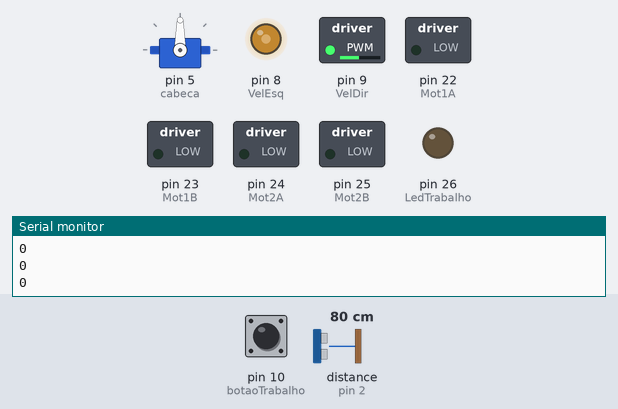
Bench run of a sketch on a simulated Arduino Mega 2560, built with avr-gcc and run on an emulated ATmega2560. Parts: servo, switched loads named in the sketch (green lamp = pin HIGH), output pins drawn as LEDs (lit = HIGH), the last lines printed to the serial monitor. The inputs (shaded band) are chosen by the test bench; at power-on: pin 10 (botaoTrabalho) LOW, distance to the obstacle (sensor on pin 2) 80 cm. The echo pulse lasts 58.3 µs per cm; random numbers use the default seed unless the sketch sets one.

Above: at 2.5 s.
2.6 s: pin 10 (botaoTrabalho) pulled HIGH for 1 s
At 3.2 s:
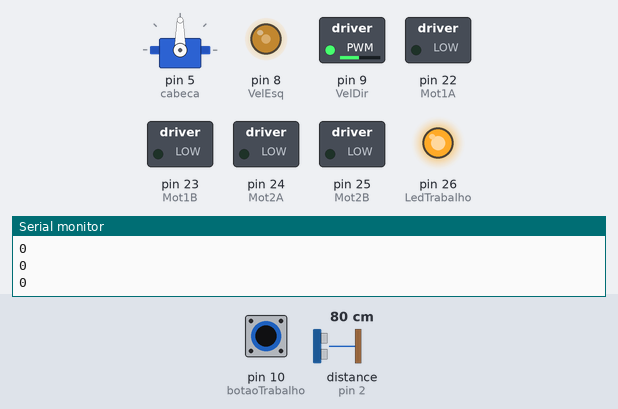
5.6 s: distance to the obstacle (sensor on pin 2) set to 17 cm
7.1 s: distance to the obstacle (sensor on pin 2) set to 13 cm
At 7.8 s:
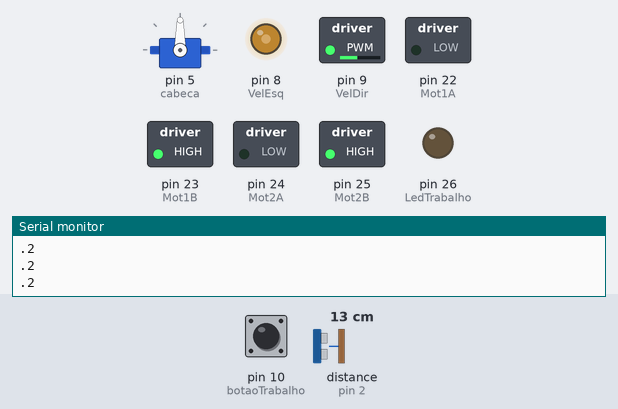
10.1 s: pin 10 (botaoTrabalho) pulled HIGH for 3.2 s
At 10.9 s:
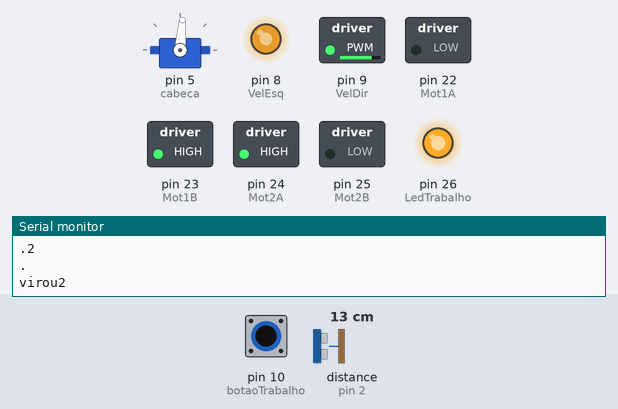
Timing chart, 0 to 18.8 s (numbered marks = the images above; inputs shaded):
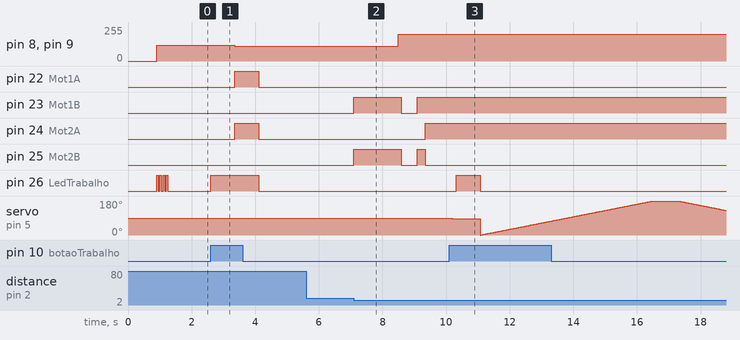

The sketch:

Charles_3.0v.ino
```cpp
#include <Servo.h> //biblioteca responsavel por controlar os servos
#include <NewPing.h>
#include <Ultrasonic.h>
//---------------
#define bracodir 7
#define bracoesq 6 //definiçoes das partes braço e cabeça
#define cabeca 5
//---------------
#define Triger_Ultra 3
#define Echo_Ultra 2 //Defines do sensor ultra sonico
#define Max_Distance 100
#define Min_Distance 15
Ultrasonic ultrasonic(Triger_Ultra, Echo_Ultra);
//---------------
#define Mot1A 22
#define Mot1B 23
                //Defines dos motores
#define Mot2A 24
#define Mot2B 25

#define VelEsq 8 //controle de velocidade dos motores
#define VelDir 9

#define VelFrent 110
#define VelVirar 200
//--------------
int trabalho = 0; //Sistemas de trabalho

#define botaoTrabalho 10
#define LedTrabalho 26
Servo PServo; //instancia do objeto Servo.


void setup() {
  Stodos(90,90,90);

  pinMode(LedTrabalho, OUTPUT);
  pinMode(VelEsq, OUTPUT);
  pinMode(VelDir, OUTPUT);
  pinMode(Mot1A,OUTPUT);
  pinMode(Mot1B,OUTPUT);
  pinMode(Mot2A,OUTPUT);
  pinMode(Mot2B,OUTPUT);
  ForcaMotor(120);
  randomSeed(analogRead(A0));
  pinMode(botaoTrabalho,INPUT);

  InicializacaoDeLed();

  Serial.begin(9600);
  //AnimVideo();
}

void loop() {

  Serial.println(trabalho);
  ControlTrabalho();
  EscolhaDoTrabalho();

}
```

Motores.ino
```cpp
void MotorDir(int dir){ //Void responsavel por definir a direção dos motores
    switch(dir){
      case 0:
        digitalWrite(Mot2A, LOW);
        digitalWrite(Mot2B, LOW);
        digitalWrite(Mot1A, LOW);
        digitalWrite(Mot1B, LOW);
        break;
      case 1:
        digitalWrite(Mot2A, HIGH);
        digitalWrite(Mot2B, LOW);
        digitalWrite(Mot1A, HIGH);
        digitalWrite(Mot1B, LOW);
        break;
      case -1:
        digitalWrite(Mot2A, LOW);
        digitalWrite(Mot2B, HIGH);
        digitalWrite(Mot1A, LOW);
        digitalWrite(Mot1B, HIGH);
        break;
      case 2:
        digitalWrite(Mot2A, HIGH);
        digitalWrite(Mot2B, LOW);
        digitalWrite(Mot1A, LOW);
        digitalWrite(Mot1B, HIGH);
        break;
      case 3:
        digitalWrite(Mot2A, LOW);
        digitalWrite(Mot2B, HIGH);
        digitalWrite(Mot1A, HIGH);
        digitalWrite(Mot1B, LOW);
       break;
      case 4:
        digitalWrite(Mot2A, HIGH);
        digitalWrite(Mot2B, LOW);
        digitalWrite(Mot1A, LOW);
        digitalWrite(Mot1B, LOW);
        break;
      case 5:
        digitalWrite(Mot2A, LOW);
        digitalWrite(Mot2B, LOW);
        digitalWrite(Mot1A, LOW);
        digitalWrite(Mot1B, HIGH);
        break;
    }


}


void Mot_Frente(){
  MotorDir(1);
}


int dire;

//void responsavel por virar o robo
#define ttTempoTras 250
#define ttTempoVirar 850
#define ttTempoParar 500
void Mot_Virar(){
  MotorDir(-1);
  delay(100);
  MotorDir(0);
  delay(ttTempoParar);
  MotorDir(-1);
  delay(ttTempoTras);
  int dir = random(2,4);
  MotorDir(dir);

  delay (ttTempoVirar);
  Cab(85);
}

//void responsavel por definir a forca do motor
void ForcaMotor(int F){
   analogWrite(VelEsq, F);
   analogWrite(VelDir, F);


}
```

Superiores.ino
```cpp
#define tempoServo 130 //Tempo universal para os servos pararem.
//VOIDS RESPONSAVEIS POR MEXER OS MEMBROS DO  ROBO
void Bdir(int ang){
  PServo.attach(bracodir);
  PServo.write(ang);
  delay(tempoServo);
  PServo.detach();

}

void Bdir(int ang,int De){
  PServo.attach(bracodir);
  PServo.write(ang);
  delay(De);
  PServo.detach();

}

void Besq(int ang){
  PServo.attach(bracoesq);
  PServo.write(180 - ang);
  delay(tempoServo);
  PServo.detach();

}

void Besq(int ang,int De){
  PServo.attach(bracoesq);
  PServo.write(180 - ang);
  delay(De);
  PServo.detach();

}


void Cab(int ang){
  PServo.attach(cabeca);
  PServo.write(ang);
  delay(tempoServo);
  PServo.detach();

}

void Cab(int ang,int De){
  PServo.attach(cabeca);
  PServo.write(ang);
  delay(De);
  PServo.detach();

}
#define tttempoTodos 300
void Stodos(int dir,int esq,int cab){
  PServo.attach(bracodir);
  PServo.write(dir);
  delay(tttempoTodos);
  PServo.detach();

  PServo.attach(bracoesq);
  PServo.write(esq);
  delay(tttempoTodos);
  PServo.detach();

  PServo.attach(cabeca);
  PServo.write(cab);
  delay(tttempoTodos);
  PServo.detach();

}
```

Voids.ino
```cpp
//-Trabalho responsavel por desviar de obstaculos
void SensorUltraSonico(){
 float Distancia = ultrasonic.convert(ultrasonic.timing(), Ultrasonic::CM);


  if(Distancia<= Min_Distance && Distancia > 0){
    digitalWrite(LedTrabalho,HIGH);
    delay(75);
    digitalWrite(LedTrabalho, LOW);
    MotorDir(0);
    delay(250);
    if(Distancia <= Min_Distance && Distancia>0){
      analogWrite(VelEsq, VelVirar);
      analogWrite(VelDir, VelVirar);
      Mot_Virar();
    }
  }else{
    analogWrite(VelEsq, VelFrent);
    analogWrite(VelDir, VelFrent);
    Mot_Frente();

  }

}


//-Trabalho responsavel por ir para tras quando detectar colisão
int virar  = 0;
void FrenteTras(){
  float Distancia = ultrasonic.convert(ultrasonic.timing(), Ultrasonic::CM);
  if(Distancia <= Min_Distance && Distancia > 0){
    ForcaMotor(VelFrent);
    MotorDir(-1);
    virar++;
    delay(125);
    Serial.print(".");
  }else{
    MotorDir(0);
  }

  if(virar > 10){
    Serial.println("");
    Serial.print("virou");
    ForcaMotor(VelVirar);
    Mot_Virar();
    virar = 0;
  }
}


void Sentinela(){
  for(int i=0;i<180;i++){
    Cab(i,30);

  }
  delay(800);
  for(int i=180;i>0;i--){
    Cab(i,30);
  }
  delay(800);
}


//animação utilizada no video
#define animvTempoInicio 3000
#define esperaUmMotor 1000
#define esperaVirarMotUm 500
void AnimVideo(){
  delay(animvTempoInicio);
  Cab(180);
  Cab(180);

  delay(esperaUmMotor);
  MotorDir(2);
  delay(esperaVirarMotUm);
  MotorDir(0);
  delay(200);
  Cab(85);
  delay(2000);
  Bdir(180);
  Besq(180);
  delay(900);
  Besq(60);
  Bdir(60);
  delay(2000);
  Bdir(180);
  delay(400);
  Bdir(60);
  delay(1000);
  Cab(180);
  delay(500);
  Cab(85);
  delay(6000);

  volt:
  MotorDir(2);
  Cab(0);
  Bdir(180);
  Besq(180);
  delay(100);
  MotorDir(3);
  Cab(180);
  Bdir(60);
  Besq(60);
  goto volt;
  delay(100);

}


//essa void controla o botão e troca de trabalho quando o botão for apertado
#define maxTrabalho 3
void ControlTrabalho(){

  if(trabalho > maxTrabalho){
      trabalho = 0;
  }

  if(digitalRead(botaoTrabalho) == 1){
    trabalho++;
    digitalWrite(LedTrabalho,HIGH);
    delay(750);
    digitalWrite(LedTrabalho, LOW);
  }
}

//Essa void troca de trabalho
void EscolhaDoTrabalho(){
  switch(trabalho){
    case 0:
      MotorDir(0);
      break;
    case 1:
      SensorUltraSonico();
      break;
    case 2:
      FrenteTras();
      break;
    case 3:
      Sentinela();
      break;
    default:
      MotorDir(0);
  }

}


//void responsavel por indicar que o robo iniciou piscando a led varias vezes
#define ltt 50
void InicializacaoDeLed(){
  digitalWrite(LedTrabalho,HIGH);
  delay(ltt);
  digitalWrite(LedTrabalho, LOW);
  delay(ltt);
  digitalWrite(LedTrabalho,HIGH);
  delay(ltt);
  digitalWrite(LedTrabalho, LOW);
  delay(ltt);
  digitalWrite(LedTrabalho,HIGH);
  delay(ltt);
  digitalWrite(LedTrabalho, LOW);
  delay(ltt);
  digitalWrite(LedTrabalho,HIGH);
  delay(ltt);
  digitalWrite(LedTrabalho, LOW);
  delay(ltt);

}
```

Measured:
- the behaviour switches between 16 and 15 cm on distance to the obstacle (sensor on pin 2) (found by bisection; images 1 and 2)
- after the input at 2.6 s, pin 8 (VelEsq), pin 9 (VelDir): 120/255 → 110/255 after 0.76 s; pin 22 (Mot1A), pin 24 (Mot2A): LOW → HIGH after 0.76 s, → LOW 0.76 s later; pin 26 (LedTrabalho): LOW → HIGH at once, → LOW 1.5 s later
- after the input at 7.1 s, pin 8 (VelEsq), pin 9 (VelDir): 110/255 → 200/255 after 1.4 s; pin 23 (Mot1B): LOW → HIGH at once, → LOW 1.5 s later, → HIGH 0.50 s later; pin 24 (Mot2A): LOW → HIGH after 2.2 s; pin 25 (Mot2B): LOW → HIGH at once, → LOW 1.5 s later, → HIGH 0.50 s later, → LOW 0.25 s later
- after the input at 10.1 s, pin 26 (LedTrabalho): LOW → HIGH after 0.22 s, → LOW 0.75 s later
